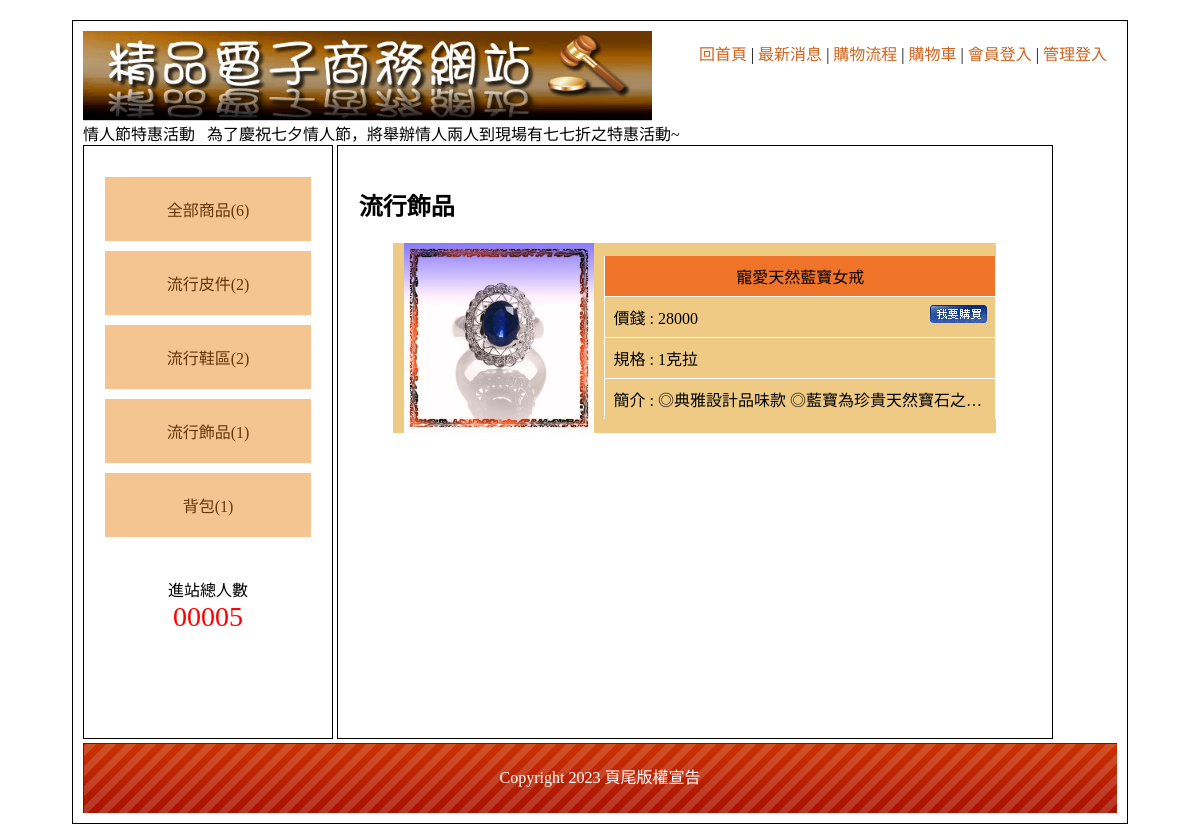
Screenshot of /?th=3 with the database file from the repository.
### tables this page shows
CREATE TABLE `th` (
  `id` int(8) UNSIGNED NOT NULL,
  `name` text NOT NULL,
  `parent` int(8) UNSIGNED NOT NULL DEFAULT 0
);

CREATE TABLE `products` (
  `id` int(8) UNSIGNED NOT NULL,
  `name` text NOT NULL,
  `no` text NOT NULL,
  `price` int(10) UNSIGNED NOT NULL,
  `spec` text NOT NULL,
  `stock` int(10) UNSIGNED NOT NULL,
  `img` text NOT NULL,
  `intro` text NOT NULL,
  `big` int(8) UNSIGNED NOT NULL,
  `mid` int(8) UNSIGNED NOT NULL,
  `sh` tinyint(1) UNSIGNED NOT NULL DEFAULT 1
);

CREATE TABLE `bottom` (
  `id` int(4) UNSIGNED NOT NULL,
  `bottom` text NOT NULL
);

### api/base.php (called while the page is built, shortened)
<?php
$Th = new DB('th');
$Products = new DB('products');
$Bottom = new DB('bottom');
class DB
{
    protected $dsn = "mysql:host=localhost;charest=utf8;dbname=db04";
    protected $table;
    protected $pdo;
    function __construct($table)
    {
        $this->table = $table;
        $this->pdo = new PDO($this->dsn, 'root', '');
    }
    protected function arrayToSqlArray($array)
    {
        foreach ($array as $key => $value) {
            $tmp[] = "`$key`='$value'";
        }
        return $tmp;
    }
    public function all(...$args)
    {
        $sql = " SELECT * FROM `$this->table` ";
        if (isset($args[0])) {
            if (is_array($args[0])) {
                $sql .= " WHERE " . join(" && ", $this->arrayToSqlArray($args[0]));
            } else {
                $sql .= $args[0];
            }
        }
        return $this->pdo->query($sql)->fetchAll(PDO::FETCH_ASSOC);
    }
    public function find($find)
    {
        $sql = " SELECT * FROM `$this->table` WHERE ";
        if (is_array($find)) {
            $sql .= join(" && ", $this->arrayToSqlArray($find));
        } else {
            $sql .= " `id` = " . $find;
        }
        return $this->pdo->query($sql)->fetch(PDO::FETCH_ASSOC);
    }
    protected function math($math, $field, $condition)
    {
        $sql = " SELECT $math($field) FROM `$this->table` ";
        if ($condition !== 1) {
            if (is_array($condition)) {
                $sql .= " WHERE " . join(" && ", $this->arrayToSqlArray($condition));
            } else {
                $sql .= $condition;
            }
        }
        return $this->pdo->query($sql)->fetchColumn();
    }
    public function count($condition)
    {
        return $this->math('COUNT', '*', $condition);
    }
}
?>

### index.php (the view, shortened to what this page needs)
<?php
include_once "./api/base.php";
?>
<!DOCTYPE html PUBLIC "-//W3C//DTD XHTML 1.0 Transitional//EN" "http://www.w3.org/TR/xhtml1/DTD/xhtml1-transitional.dtd">
<html xmlns="http://www.w3.org/1999/xhtml">
<head>
        <link href="./css/css.css" rel="stylesheet" type="text/css">
</head>
<body>
        <div id="main">
                <div id="top">
                        <a href="./index.php">
                                <img src="./icons/0416.jpg" width="55%;">
                        </a>
                        <div style="padding:10px;float:right">
                                <a href="?">回首頁</a> |
                                <a href="?do=news">最新消息</a> |
                                <a href="?do=look">購物流程</a> |
                                <a href="?do=buycart">購物車</a> |
                                <?php
                                if (isset($_SESSION['member'])) {
                                ?>
                                        <a href="./api/logout.php?table=member" style="color:#f00;">會員登出</a>
                                <?php
                                } else { ?>
                                        <a href="?do=login">會員登入</a>
                                <?php
                                }
                                ?>
                                |
                                <?php
                                if (isset($_SESSION['admin'])) {
                                ?>
                                        <a href="./back.php?do=admin" style="color:#f00;">返回管理</a>
                                <?php
                                } else { ?>
                                        <a href="?do=admin">管理登入</a>
                                <?php
                                }
                                ?>
                        </div>
                        <marquee behavior="" direction="">
                                情人節特惠活動 &nbsp; 為了慶祝七夕情人節，將舉辦情人兩人到現場有七七折之特惠活動~
                        </marquee>
                </div>
                <div id="left" class="ct">
                        <div style="min-height:400px;">
                                <a href="?th=0">全部商品(<?= $Products->count(['sh' => 1]); ?>)</a>
                                <?php
                                $bigs = $Th->all(['parent' => 0]);
                                foreach ($bigs as $big) {
                                        echo "<div class='ww'>";
                                ?>
                                        <a href="?th=<?= $big['id']; ?>"><?= $big['name']; ?>(<?= $Products->count(['sh' => 1, 'big' => $big['id']]); ?>)</a>
                                <?php
                                        echo "</div>";
                                }
                                ?>
                        </div>
                        <span>
                                <div>進站總人數</div>
                                <div style="color:#f00; font-size:28px;">
                                        00005 </div>
                        </span>
                </div>
                <div id="right">
                        <?php
                        $do = $_GET['do'] ?? 'main';
                        $file = "./front/" . $do . ".php";
                        if (file_exists($file)) {
                                include_once $file;
                        } else {
                                include_once "./front/main.php";
                        }
                        ?>
                </div>
                <div id="bottom" style="line-height:70px;background:url(./icons/bot.png); color:#FFF;" class="ct">
                        <?= $Bottom->find(1)['bottom']; ?></div>
        </div>
</body>
</html>

### front/main.php
<?php
if (isset($_GET['th']) && $_GET['th'] != 0) {
    $th = $Th->find($_GET['th']);
    if ($th['parent'] == 0) {
        $nav = $th['name'];
        $rows = $Products->all(['sh' => 1, 'big' => $th['id']]);
    } else {
        $big = $Th->find($th['parent']);
        $nav = $big['name'] . ">" . $th['name'];
        $rows = $Products->all(['sh' => 1, 'mid' => $th['id']]);
    }
} else {
    $nav = '全部商品';
    $rows = $Products->all(['sh' => 1]);
}
?>
<h2><?= $nav; ?></h2>
<div class="all ">
    <?php
    foreach ($rows as $row) {
    ?>
        <div class="flexCenterCenter pp bor-wh">
            <div style="width: 35%;box-sizing:border-box;" class="flexCenterCenter pp ct">
                <a href="?do=detail&id=<?= $row['id']; ?>">
                    <img style="object-fit:cover; width:90%; " src="./upload/<?= $row['img']; ?>" alt="">
                </a>
            </div>
            <div style="width: 65%;box-sizing:border-box">
                <div class="pd ct tt bor-wh bor-bt-none bor-tp-none"><?= $row['name']; ?> </div>
                <div class="pd pp bor-wh bor-bt-none">價錢 : <?= $row['price']; ?><a href="?do=detail&id=<?= $row['id']; ?>" style="float: right;"><img src="./icons/0402.jpg" alt=""></a></div>
                <div class="pd pp bor-wh bor-bt-none">規格 : <?= $row['spec']; ?></div>
                <div class="pd pp bor-wh bor-bt-none single-ellipsis">簡介 : <?= $row['intro']; ?></div>
            </div>
        </div>
    <?php
    }
    ?>
</div>

### css/css.css (style rules this page uses)
body { font-family: "微軟正黑體"; }
#main { width: 1034px; padding: 10px; margin: 20px auto 20px auto; border: #000 solid 1px; min-height: 768px; }
#top a { color: #CE631C; text-decoration: none; }
#left { display: inline-block; width: 20%; padding: 2%; min-height: 550px; vertical-align: top; border: #000 1px solid; }
#left a { display: block; padding: 20px 5px 20px 5px; text-decoration: none; background: #F4C591; margin: 10px auto 10px auto; color: #65350A; }
.ct { text-align: center; }
#right { display: inline-block; width: 65%; padding: 2%; min-height: 550px; border: #000 1px solid; height: 550px; overflow: auto; }
#bottom { height: 70px; background: url(../icons/bot.png); background-size: cover; }
.all { width: 90%; margin: 10px auto 10px auto; }
.tt { background: #EF7429; }
.pp { background: #EFCA85; }
.flexCenterCenter { display: flex; justify-content: center; align-items: center; flex-wrap: wrap; }
#left { height: 550px; }
.bor-wh { border: 1px solid #fff; }
.bor-bt-none { border-bottom: none; }
.bor-tp-none { border-top: none; }
.pd { padding: 8px; }
.single-ellipsis { overflow: hidden; text-overflow: ellipsis; white-space: nowrap; }

### rows the page displays
th: name "流行皮件", count "2"
th: name "流行鞋區", id "2"
th: name "流行飾品", count "1"
th: name "背包", count "1"
products: img (picture), name "寵愛天然藍寶女戒", price "28000", spec "1克拉", intro "◎典雅設計品味款 ◎藍寶為珍貴天然寶石之…"
bottom: bottom "Copyright 2023 頁尾版權宣告"

### other values shown
$Products->count(['sh' => 1]) "6"
